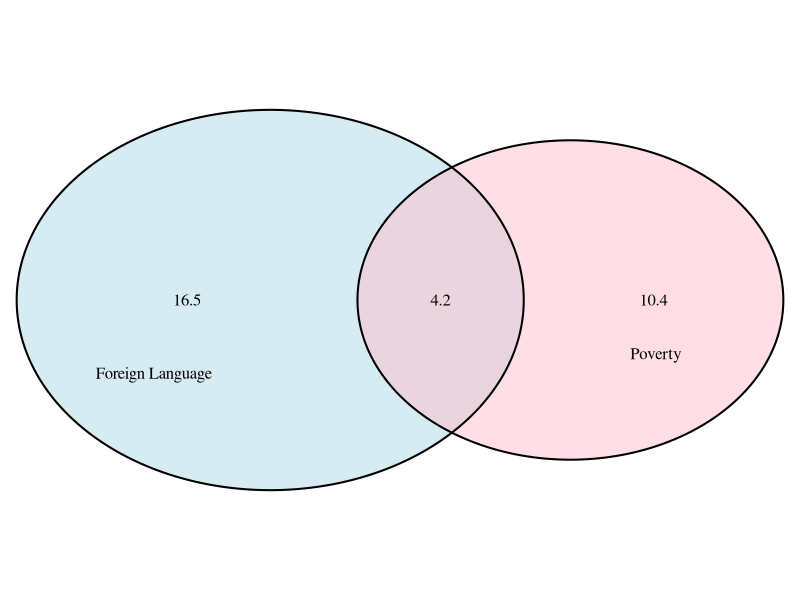
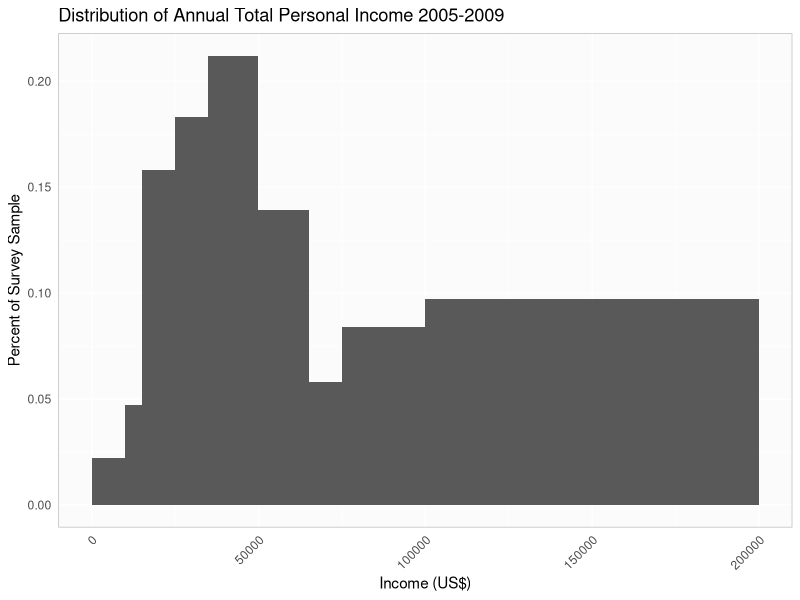

Write R code to recreate these figures, in order.
## ---- chunk 1
library(ggplot2)
myTheme <- theme(axis.ticks=element_blank(),  
                  panel.border = element_rect(color="gray", fill=NA), 
                  panel.background=element_rect(fill="#FBFBFB"), 
                  panel.grid.major.y=element_line(color="white", size=0.5), 
                  panel.grid.major.x=element_line(color="white", size=0.5))
## ---- chunk 2
library(VennDiagram)
pov <- 14.6
forLang <- 20.7
both <- 4.2
povOnly <- pov - both
forLangOnly <- forLang - both

venn.plot <- draw.pairwise.venn(pov, 
                   forLang,
                   cross.area=both, 
                   c("Poverty", "Foreign Language"), 
                   fill=c("pink", "lightblue"),
                   cat.dist=-0.08,
                   ind=FALSE)
grid.draw(venn.plot)
## ---- chunk 3
fBlue <- c(78,19,11)
fBrown <- c(23,23,9)
fGreen <- c(13,12,16)
df <- data.frame(fBlue, fBrown, fGreen)
row.names(df) <- c("mBlue", "mBrown", "mGreen")
df$sum <- c(sum(df["mBlue",]), sum(df["mBrown",]), sum(df["mGreen",]))

dfProp <- df / df$sum
dfProp
## ---- chunk 4
prob <- c(0.54, 0.34, 0.12)
bags <- c(0, 1, 2)
fees <- c(0, 25, 25 + 35)
df38 <- data.frame(prob, bags, fees)
df38$weightRev <- df38$prob * df38$fees
df38
# Compute the average revenue per passenger
avgRevPerPax <- sum(df38$weightRev)
avgRevPerPax
# Compute Variance
df38$DiffMean <- df38$weightRev - avgRevPerPax
df38$DiffMeanSqrd <- df38$DiffMean ^ 2
df38$DiffMeanSqrdTimesProb <- df38$DiffMeanSqrd * df38$prob
df38
# Compute standard deviation
varRevPerPax <- sum(df38$DiffMeanSqrdTimesProb)
sdRevPerPax <- sqrt(varRevPerPax)
sdRevPerPax
## ---- chunk 5
pax <- 120
avgFlightRev <- avgRevPerPax * pax
avgFlightRev

# Standard Deviation
varFlightRev <- (pax ^ 2) * varRevPerPax
sdFlightRev <- sqrt(varFlightRev)
sdFlightRev
## ---- chunk 6
income <- c("$1 - $9,999 or loss", 
            "$10,000 to $14,999", 
            "$15,000 to $24,999",
            "$25,000 to $34,999",
            "$35,000 to $49,999",
            "$50,000 to $64,000",
            "$65,000 to $74,999",
            "$75,000 to $99,999",
            "$100,000 or more")
bounds <- c(1, 10000, 15000, 25000, 35000, 50000, 65000, 75000, 100000)
size <- c(9999, 4999, 9999, 9999, 14999, 14999, 9999, 24999, 99999)
center <- bounds + (size / 2)
total <- c(0.022, 0.047, 0.158, 0.183, 0.212, 0.139, 0.058, 0.084, 0.097)

df44 <- data.frame(income, center, total)
df44
## ---- chunk 7
g44 <- ggplot(data=df44) + 
  geom_bar(aes(x=center, y=total, width=size), stat='identity', position="identity") + 
  labs(x="Income (US$)", 
       y="Percent of Survey Sample", 
       title="Distribution of Annual Total Personal Income 2005-2009") + 
  myTheme + 
  theme(axis.text.x = element_text(angle=45, vjust=1, hjust=1))
  
g44
## ---- chunk 8
pr50K <- sum(df44[1:5,]$total)
pr50K
## ---- chunk 9
P_female <- 0.41
P_50K <- pr50K
# Compute
P_female_50K <- P_female * P_50K
# Show the result
P_female_50K
## ---- chunk 10
# What percent of population is female and makes less than $50K?
actualFemale50K <- 0.718 * P_female
actualFemale50K
